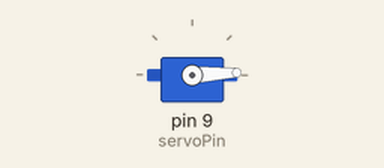
Recording of a sketch running on a simulated Arduino Uno, built with avr-gcc and run on an emulated ATmega328P. Parts: servo.

Above: at 0.05 s.
At 1.3 s:
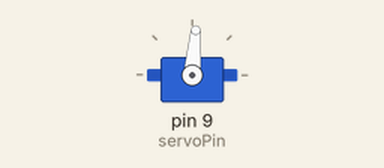
At 2.6 s:
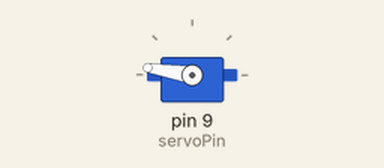
At 5.2 s:
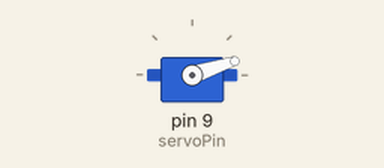
Timing chart, 0 to 7.1 s (numbered marks = the images above):
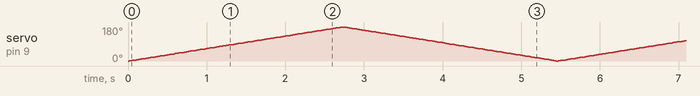

The sketch:

main.ino
```cpp
#include <Servo.h>

Servo servo;
const int servoPin = 9;
const int minAngle = 0;
const int maxAngle = 180;


void setup() {
  servo.attach(servoPin);
}

void loop() {
  for (int angle = minAngle; angle <= maxAngle; angle++) {
    servo.write(angle);
    delay(15);
  }
  for (int angle = maxAngle; angle >= minAngle; angle--) {
    servo.write(angle);
    delay(15);
  }
}
```
